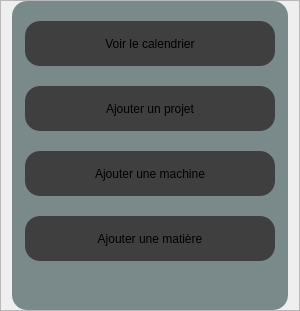
            <widget class="QFrame" name="leftMenu">
             <property name="minimumSize">
              <size>
               <width>300</width>
               <height>0</height>
              </size>
             </property>
             <property name="maximumSize">
              <size>
               <width>300</width>
               <height>16777215</height>
              </size>
             </property>
             <property name="frameShape">
              <enum>QFrame::StyledPanel</enum>
             </property>
             <property name="frameShadow">
              <enum>QFrame::Raised</enum>
             </property>
             <layout class="QHBoxLayout" name="horizontalLayout">
              <property name="leftMargin">
               <number>11</number>
              </property>
              <property name="topMargin">
               <number>0</number>
              </property>
              <property name="bottomMargin">
               <number>0</number>
              </property>
              <item>
               <widget class="QFrame" name="loginFrame">
                <property name="minimumSize">
                 <size>
                  <width>0</width>
                  <height>0</height>
                 </size>
                </property>
                <property name="maximumSize">
                 <size>
                  <width>16777215</width>
                  <height>16777215</height>
                 </size>
                </property>
                <property name="styleSheet">
                 <string notr="true">background-color: #7A8A8A;
border-radius:15px;</string>
                </property>
                <property name="frameShape">
                 <enum>QFrame::StyledPanel</enum>
                </property>
                <property name="frameShadow">
                 <enum>QFrame::Raised</enum>
                </property>
                <layout class="QVBoxLayout" name="verticalLayout_4">
                 <property name="spacing">
                  <number>20</number>
                 </property>
                 <property name="leftMargin">
                  <number>13</number>
                 </property>
                 <property name="topMargin">
                  <number>20</number>
                 </property>
                 <property name="rightMargin">
                  <number>13</number>
                 </property>
                 <item>
                  <widget class="QPushButton" name="btnCalendar">
                   <property name="minimumSize">
                    <size>
                     <width>110</width>
                     <height>45</height>
                    </size>
                   </property>
                   <property name="cursor">
                    <cursorShape>PointingHandCursor</cursorShape>
                   </property>
                   <property name="styleSheet">
                    <string notr="true">background-color: #3F3F3F;</string>
                   </property>
                   <property name="text">
                    <string>Voir le calendrier</string>
                   </property>
                   <property name="autoDefault">
                    <bool>false</bool>
                   </property>
                   <property name="default">
                    <bool>false</bool>
                   </property>
                   <property name="flat">
                    <bool>false</bool>
                   </property>
                  </widget>
                 </item>
                 <item>
                  <widget class="QPushButton" name="btnProject">
                   <property name="minimumSize">
                    <size>
                     <width>110</width>
                     <height>45</height>
                    </size>
                   </property>
                   <property name="cursor">
                    <cursorShape>PointingHandCursor</cursorShape>
                   </property>
                   <property name="styleSheet">
                    <string notr="true">background-color: #3F3F3F;</string>
                   </property>
                   <property name="text">
                    <string>Ajouter un projet</string>
                   </property>
                   <property name="autoDefault">
                    <bool>false</bool>
                   </property>
                   <property name="default">
                    <bool>false</bool>
                   </property>
                   <property name="flat">
                    <bool>false</bool>
                   </property>
                  </widget>
                 </item>
                 <item>
                  <widget class="QPushButton" name="btnMachine">
                   <property name="minimumSize">
                    <size>
                     <width>110</width>
                     <height>45</height>
                    </size>
                   </property>
                   <property name="cursor">
                    <cursorShape>PointingHandCursor</cursorShape>
                   </property>
                   <property name="styleSheet">
                    <string notr="true">background-color: #3F3F3F;</string>
                   </property>
                   <property name="text">
                    <string>Ajouter une machine</string>
                   </property>
                   <property name="autoDefault">
                    <bool>false</bool>
                   </property>
                   <property name="default">
                    <bool>false</bool>
                   </property>
                   <property name="flat">
                    <bool>false</bool>
                   </property>
                  </widget>
                 </item>
                 <item>
                  <widget class="QPushButton" name="btnSubject">
                   <property name="minimumSize">
                    <size>
                     <width>110</width>
                     <height>45</height>
                    </size>
                   </property>
                   <property name="cursor">
                    <cursorShape>PointingHandCursor</cursorShape>
                   </property>
                   <property name="styleSheet">
                    <string notr="true">background-color: #3F3F3F;</string>
                   </property>
                   <property name="text">
                    <string>Ajouter une matière</string>
                   </property>
                   <property name="autoDefault">
                    <bool>false</bool>
                   </property>
                   <property name="default">
                    <bool>false</bool>
                   </property>
                   <property name="flat">
                    <bool>false</bool>
                   </property>
                  </widget>
                 </item>
                 <item>
                  <spacer name="verticalSpacer">
                   <property name="orientation">
                    <enum>Qt::Vertical</enum>
                   </property>
                   <property name="sizeHint" stdset="0">
                    <size>
                     <width>20</width>
                     <height>40</height>
                    </size>
                   </property>
                  </spacer>
                 </item>
                </layout>
               </widget>
              </item>
             </layout>
            </widget>
